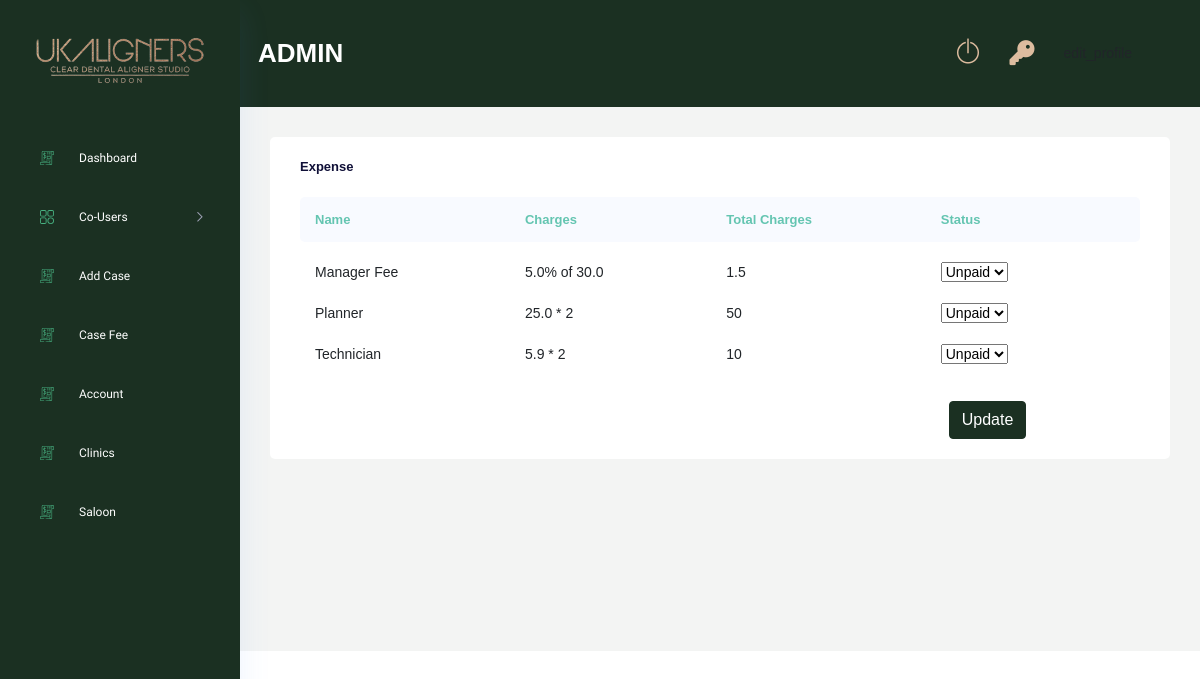
Page /expense/41/ (signed in) on the committed database.
### Users/models.py (models this page shows, shortened)
class Account(AbstractBaseUser):
    email 					= models.EmailField(verbose_name="email", max_length=60, unique=True)
    username 				= models.CharField(max_length=30)
    date_joined				= models.DateTimeField(verbose_name='date joined', auto_now_add=True)
    last_login				= models.DateTimeField(verbose_name='last login', auto_now=True)
    is_active				= models.BooleanField(default=True)
    is_staff				= models.BooleanField(default=False)
    is_superuser			= models.BooleanField(default=False)
    is_admin				= models.BooleanField(default=False)
    is_manager   			= models.BooleanField(default=False)
    is_planner   			= models.BooleanField(default=False)
    is_technician   		= models.BooleanField(default=False)
    is_dentist      		= models.BooleanField(default=False)
    is_salon           		= models.BooleanField(default=False)
    is_individual     		= models.BooleanField(default=False)
    hide_email				= models.BooleanField(default=True)
    USERNAME_FIELD = 'email'
    REQUIRED_FIELDS = ['username']
    objects = MyAccountManager()

### ManagerRoll/models.py (models this page shows, shortened)
class Manager(models.Model):
    user                    = models.OneToOneField(Users, on_delete=models.CASCADE)
    number                  = models.CharField(max_length=150,null=True,blank=True)
    fee                     = models.FloatField(null=True,blank=True)
    outstanding             = models.BooleanField(default=False)
    class Meta:
        verbose_name_plural = "Managers"

### Case/models.py (models this page shows, shortened)
class Case(models.Model):
    GENDER_CHOICES = (
        ("male","male"),
        ("female","female"),
        ("other","other")
        )
    ORTHODONTIC_CHOICES = (
        ("yes","yes"),
        ("no","no")
        )
    TREATMENT_REQUIRED_CHOICES = (
        ("full treatment","full treatment"),
        ("continuation","continuation"),
        ("refinement","refinement"),
        ("retainer","retainer")
    )
    OPTIONAL_TREATMENT = (
        ("replacement","replacement"),
        ("mouthguard","mouthguard"),
        ("smile design","smile design")
    )
    SECTION_CHOICES = (
        ("both arches","both arches"),
        ("upper only","upper only"),
        ("lower only","lower only")
    )
    TREATMENT_CHOICES = (
        ("essential","essential"),
        ("advance","advance"),
        ("comprehensive","comprehensive")
    )
    clinic                          = models.ForeignKey(Clinic, on_delete=models.DO_NOTHING,null=True,blank=True)
    dentist                         = models.ForeignKey(Dentist, on_delete=models.DO_NOTHING, null=True, blank=True)
    saloon_owner                    = models.ForeignKey(Saloon_owner, on_delete=models.DO_NOTHING, null=True, blank=True)
    saloon                          = models.ForeignKey(Saloon, on_delete=models.DO_NOTHING, null=True, blank=True)
    name                            = models.CharField(max_length=250)
    surname                         = models.CharField(max_length=250,null=True, blank=True)
    gender                          = models.CharField(max_length=50,choices=GENDER_CHOICES)
    age                             = models.IntegerField(null=True, blank=True)
    treatment_required              = models.CharField(max_length=100,choices=TREATMENT_REQUIRED_CHOICES)
    optional_treatment              = models.CharField(max_length=100,choices=OPTIONAL_TREATMENT, null=True, blank=True)
    orthodontic_treatment_past      = models.CharField(max_length=10,null=True, blank=True, choices=ORTHODONTIC_CHOICES)
    section                         = models.CharField(max_length=250,null=True, blank=True, choices=SECTION_CHOICES)
    treatment_type                  = models.CharField(max_length=250,null=True, blank=True, choices=TREATMENT_CHOICES)
    upper_jaw                       = models.FileField(upload_to="upper_jaws",null=True, blank=True)
    lower_jaw                       = models.FileField(upload_to="lower_jaws",null=True, blank=True)
    rquest_collection               = models.BooleanField(default=False)
    additional_information          = models.TextField(null=True, blank=True)
    planner                         = models.ForeignKey(Planner,on_delete=models.DO_NOTHING, null=True, blank=True)
    technician                      = models.ForeignKey(Technician,on_delete=models.DO_NOTHING, null=True, blank=True)
    status                          = models.CharField(max_length=250, default="new", null=True, blank=True)
    ortho_id                        = models.CharField(max_length=255, null=True, blank=True)
    aligners_upper                  = models.IntegerField(null=True, blank=True)
    aligners_lower                  = models.IntegerField(null=True, blank=True)
    retainer_upper                  = models.IntegerField(null=True, blank=True)
    retainer_lower                  = models.IntegerField(null=True, blank=True)
    treatment_plan_upper            = models.IntegerField(null=True, blank=True)
    treatment_plan_lower            = models.IntegerField(null=True, blank=True)
    duration                        = models.IntegerField(null=True, blank=True)
    progress                        = models.CharField(max_length=255, null=True, blank=True)
    created_at                      = models.DateField(auto_now_add=True, null=True)
    fee_cleared                     = models.BooleanField(default=False)
    totel_fee                       = models.FloatField(default=0.0,null=True,blank=True)
    manager_paid                    = models.BooleanField(default=False)
    planner_paid                    = models.BooleanField(default=False)
    technician_paid                 = models.BooleanField(default=False)
    refinement                      = models.IntegerField(default=0)
    class Meta:
        verbose_name_plural = "Cases"

### PlannerRoll/models.py (models this page shows, shortened)
class Planner(models.Model):
    user                    = models.OneToOneField(Users, on_delete=models.CASCADE)
    number                  = models.CharField(max_length=150,null=True,blank=True)
    fee                     = models.FloatField(null=True,blank=True)
    outstanding             = models.BooleanField(default=False)
    class Meta:
        verbose_name_plural = "Planners"

### TechnicianRoll/models.py (models this page shows, shortened)
class Technician(models.Model):
    user                    = models.OneToOneField(Users, on_delete=models.CASCADE)
    number                  = models.CharField(max_length=150,null=True,blank=True)
    fee                     = models.FloatField(null=True,blank=True)
    outstanding             = models.BooleanField(default=False)
    class Meta:
        verbose_name_plural = "Technicians"

### AdminRoll/views.py (the view, shortened to what this page needs)
# urls.py: path('expense/<int:id>/', views.expense, name="expense"),
@login_required(login_url='login')
def expense(request,id):
    if request.user.is_admin:
        cases_obj = Case.objects.get(id = id)
        total_plan = cases_obj.treatment_plan_upper + cases_obj.treatment_plan_lower
        total_aligners = cases_obj.aligners_upper + cases_obj.aligners_lower
        total_amount = cases_obj.totel_fee
        manager_fee = 0
        if cases_obj.dentist:
            try:
                manager_fee = cases_obj.dentist.manager.fee
            except:
                pass
        else:
            manager_fee = cases_obj.saloon_owner.manager.fee
        percentage = (float(manager_fee)/100)*float(total_amount)
        technician_fee =  0
        if cases_obj.technician:
            technician_fee = cases_obj.technician.fee
        planner_fee = 0
        if cases_obj.planner:
            planner_fee = cases_obj.planner.fee
        total_expense = percentage + (technician_fee * total_aligners) + (total_plan * planner_fee)
        context = {
            'total_amount':total_amount,
            'manager_fee':manager_fee,
            'percentage':round(percentage, 2),
            'technician_fee':technician_fee,
            'total_aligners':total_aligners,
            'total_plan':total_plan,
            'planner_fee':planner_fee,
            'total_expense':round(total_expense, 2),
            'cases_obj':cases_obj
        }
        return render(request,'adminRoll/expense.html',context)
    else:
        return redirect('login')

### AdminRoll/templates/adminRoll/expense.html (shortened to what this page needs)
{% extends 'base.html' %}
{% load static %}
{% block content %}
<div class="main_content_iner ">
    <div class="container-fluid p-0">
        <div class="row justify-content-center">
            <div class="col-lg-12">
                <div class="white_card card_height_100 mb_30">
                    <div class="white_card_header">
                        <div class="box_header m-0">
                            <div class="main-title">
                                <h3 class="m-0">Expense</h3>
                            </div>
                        </div>
                    </div>
                    <div class="white_card">
                        <div class="QA_section plr_30">
                            <div class="QA_table mb_30">
                                <table class="table">
                                    <thead>
                                        <tr>
                                            <th scope="col">Name</th>
                                            <th scope="col">Charges</th>
                                            <th scope="col">Total Charges</th>
                                            <th scope="col">Status</th>
                                        </tr>
                                    </thead>
                                    <form method="post">
                                    <tbody>
                                        <tr>
                                            <td>Manager Fee</td>
                                            <td>{{ manager_fee }}% of {{total_amount}}</td>
                                            <td>{{ percentage }}</td>
                                            <td>
                                                <select name="manager_paid">
                                                    <option value='unpaid'{% if not cases_obj.manager_paid %}selected{% endif %}>Unpaid</option>
                                                </select>
                                            </td>
                                        </tr>
                                        <tr>
                                            <td>Planner</td>
                                            <td>{{ planner_fee }} * {{total_plan}}</td>
                                            <td>{% widthratio planner_fee 1 total_plan %}</td>
                                            <td>
                                                <select name="planner_paid">
                                                    <option value='unpaid'{% if not cases_obj.planner_paid %}selected{% endif %}>Unpaid</option>
                                                </select>
                                            </td>
                                        </tr>
                                        <tr>
                                            <td>Technician</td>
                                            <td>{{technician_fee}} * {{ total_aligners }}</td>
                                            <td>{% widthratio total_aligners 1 technician_fee %}</td>
                                            <td>
                                                <select name="technician_paid">
                                                    <option value='unpaid'{% if not cases_obj.technician_paid %}selected{% endif %}>Unpaid</option>
                                                </select>
                                            </td>
                                        </tr>
                                        <tr>
                                            <td></td>
                                            <td></td>
                                            <td></td>
                                            <td>
                                                <button class="btn btn-primary mt-3 ms-2" type="submit">Update</button>
                                            </td>
                                        </tr>
                                    </tbody>
                                </form>
                                </table>
                            </div>
                        </div>
                    </div>
                </div>
            </div>
        </div>
    </div>
</div>
{% endblock %}

### templates/layout/navbar.html (shortened to what this page needs)
{% load static %}
<div class="container-fluid g-0">
    <div class="row">
        <div class="col-lg-12 p-0 ">
            <div class="header_iner d-flex justify-content-between align-items-center"
                 style="background: rgb(27, 48, 34)">
                <div class="serach_field-area d-flex align-items-center">
                    <div>
                        <h3 class="mt-2" style="color: white;text-transform: uppercase;">{{ request.user.username }}</h3>
                    </div>
                </div>
                <div class="header_right d-flex justify-content-between align-items-center">
                    <div class="header_notification_warp d-flex align-items-center">
                        <li>
                            <a class="" style="color: #DDBC9FFF" href="{% url 'logout' %}"> <i
                                    class="ti-power-off" style="font-size:25px"></i></a>
                        </li>
                        <li>
                            <a class="" style="color: #DDBC9FFF" href="{% url 'password_reset' %}"> <i
                                    class="fa fa-key"
                                    aria-hidden="true" style="font-size:25px"></i></a>
                        </li>
                        <li>
                        </li>
                    </div>
                </div>
            </div>
        </div>
    </div>
</div>

### rows in the picture
Account: user.username "ADMIN"
Manager: fee "5.0"
Case: totel_fee "30.0", manager_paid "Unpaid", planner_paid "Unpaid", technician_paid "Unpaid"
Planner: fee "25.0", fee "50"
Technician: fee "5.9", fee "10"

### other values in the picture
{{ percentage }} "1.5"
{{ total_plan }} "2"
{{ total_aligners }} "2"
